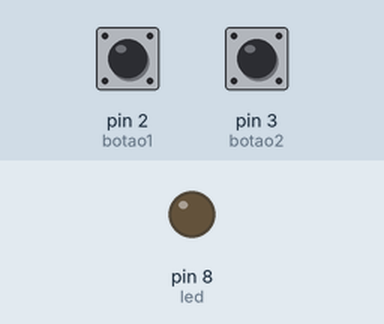
This sketch was run on a simulated Arduino Uno, built with avr-gcc and run on an emulated ATmega328P. Shown: output pins drawn as LEDs (lit = HIGH). The test bench sets the inputs (shaded band); at power-on: pin 2 (botao1) HIGH, pin 3 (botao2) HIGH.

Above: at 1.2 s.
1.3 s: pin 2 (botao1) pulled LOW for 0.15 s
At 2.7 s:
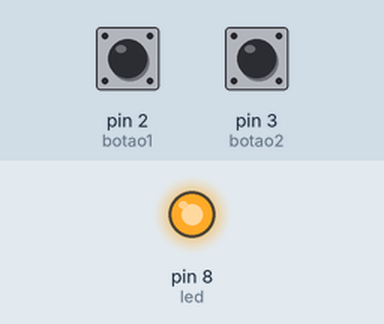
Timing chart, 0 to 4.3 s (numbered marks = the images above; inputs shaded):
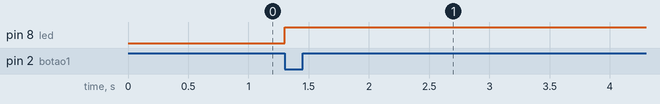

The sketch:

esteira_triagem.ino
```cpp
/* ************************************************************************

Colégio SATC
Curso Técnico em Mecatrônica
Disciplina: Sistemas Embarcados
Turma: 3191
Professor: Marcos Antonio Jeremias Coelho

Programa: Esteira de Triagem de Lotes

Autor: Tiago Fortunato Rosset
Data: 12/04/2026
Versão: 1.0

************************************************************************ */

const int botao1 = 2;
const int botao2 = 3;
const int led = 8;
const int debounce = 50;
bool valor1 = 1;
bool valor2 = 1;
bool estado = 1;
bool ultimo_estado1 = 1;
bool ultimo_estado = 1;
bool action = 0;
bool pausa = 0;
unsigned int contador = 0;
unsigned long timer1 = 0;
unsigned long timer2 = 0;

void setup() {
  pinMode(botao1, INPUT_PULLUP);
  pinMode(botao2, INPUT_PULLUP);
  pinMode(led, OUTPUT);
}

void loop() {
  valor1 = digitalRead(botao1);

  if(valor1 != ultimo_estado1){
    if(valor1 == 0){
      action = 1;
      contador = 0;
      pausa = 0;
    }
  }
  if(contador == 20){
    action = 0;
  }

  if(action == 1){
    valor2 = digitalRead(botao2);

    if(pausa == 0){
      digitalWrite(led, 1);
    }
    else{
      digitalWrite(led, 0);
    }

    if(valor2 != ultimo_estado){
      timer1 = millis();
    }

    if((millis() - timer1) >= debounce){
      if(valor2 != estado){
        estado = valor2;

        if(estado == 0){
          contador++;

          if(contador % 5 == 0){
            pausa = 1;
            timer2 = millis();
          }
        }
      }
    }
    ultimo_estado = valor2;

    if(pausa == 1){
      if((millis() - timer2) >= 3000){
        pausa = 0;
      }
    }
  }
  else{
    digitalWrite(led, 0);
  }
  ultimo_estado1 = valor1;
}
```

Measured:
- after the input at 1.3 s, pin 8 (led): LOW → HIGH at once
